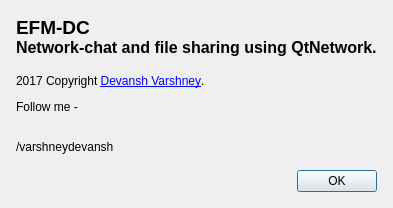
<?xml version="1.0" encoding="UTF-8"?>
<ui version="4.0">
 <class>AboutDialog</class>
 <widget class="QDialog" name="AboutDialog">
  <property name="geometry">
   <rect>
    <x>0</x>
    <y>0</y>
    <width>400</width>
    <height>300</height>
   </rect>
  </property>
  <property name="windowTitle">
   <string>About EFM-DC</string>
  </property>
  <layout class="QVBoxLayout" name="verticalLayout">
   <property name="spacing">
    <number>16</number>
   </property>
   <property name="sizeConstraint">
    <enum>QLayout::SetFixedSize</enum>
   </property>
   <property name="leftMargin">
    <number>16</number>
   </property>
   <property name="topMargin">
    <number>16</number>
   </property>
   <property name="rightMargin">
    <number>16</number>
   </property>
   <property name="bottomMargin">
    <number>16</number>
   </property>
   <item>
    <widget class="QLabel" name="label">
     <property name="text">
      <string>&lt;html&gt;&lt;head/&gt;&lt;body&gt;&lt;p&gt;&lt;span style=&quot; font-size:14pt; font-weight:600;&quot;&gt;EFM-DC&lt;/span&gt;&lt;span style=&quot; font-size:12pt; font-weight:600;&quot;&gt;&lt;br/&gt;Network-chat and file sharing using QtNetwork.&lt;/span&gt;&lt;span style=&quot; font-size:12pt;&quot;&gt;&lt;br/&gt;&lt;br/&gt;&lt;/span&gt;2017 Copyright &lt;a href=&quot;https://github.com/varshneydevansh/&quot;&gt;&lt;span style=&quot; text-decoration: underline; color:#0000ff;&quot;&gt;Devansh Varshney&lt;/span&gt;&lt;/a&gt;.&lt;/p&gt;&lt;p&gt;Follow me -&lt;br/&gt;
&lt;img src=&quot;/home/devansh/Desktop/EFM-DC_V2/EFM-DC/pkepsbhqrephbzjkvyqi.png&quot; width=&quot;60&quot; height=&quot;40&quot;/&gt;

&lt;img src=&quot;/home/devansh/Desktop/EFM-DC_V2/EFM-DC/slack.png&quot; width=&quot;20&quot; height=&quot;20&quot;/&gt;

&lt;img src=&quot;/home/devansh/Desktop/EFM-DC_V2/EFM-DC/flickr.png&quot; width=&quot;20&quot; height=&quot;20&quot;/&gt;
&lt;img src=&quot;/home/devansh/Desktop/EFM-DC_V2/EFM-DC/twitter2-dreamstale72.png&quot; width=&quot;20&quot; height=&quot;20&quot;/&gt;&lt;/p&gt;&lt;p&gt;/varshneydevansh&lt;/p&gt;&lt;/body&gt;&lt;/html&gt;</string>
     </property>
     <property name="alignment">
      <set>Qt::AlignLeading|Qt::AlignLeft|Qt::AlignTop</set>
     </property>
    </widget>
   </item>
   <item>
    <widget class="QDialogButtonBox" name="buttonBox">
     <property name="orientation">
      <enum>Qt::Horizontal</enum>
     </property>
     <property name="standardButtons">
      <set>QDialogButtonBox::Ok</set>
     </property>
    </widget>
   </item>
  </layout>
 </widget>
 <resources/>
 <connections>
  <connection>
   <sender>buttonBox</sender>
   <signal>accepted()</signal>
   <receiver>AboutDialog</receiver>
   <slot>accept()</slot>
   <hints>
    <hint type="sourcelabel">
     <x>248</x>
     <y>254</y>
    </hint>
    <hint type="destinationlabel">
     <x>157</x>
     <y>274</y>
    </hint>
   </hints>
  </connection>
  <connection>
   <sender>buttonBox</sender>
   <signal>rejected()</signal>
   <receiver>AboutDialog</receiver>
   <slot>reject()</slot>
   <hints>
    <hint type="sourcelabel">
     <x>316</x>
     <y>260</y>
    </hint>
    <hint type="destinationlabel">
     <x>286</x>
     <y>274</y>
    </hint>
   </hints>
  </connection>
 </connections>
</ui>
